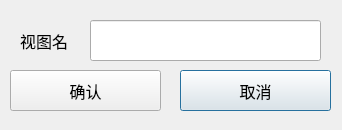
<?xml version="1.0" encoding="UTF-8"?>
<ui version="4.0">
 <class>NameDialog</class>
 <widget class="QDialog" name="NameDialog">
  <property name="geometry">
   <rect>
    <x>0</x>
    <y>0</y>
    <width>342</width>
    <height>130</height>
   </rect>
  </property>
  <property name="windowTitle">
   <string>Dialog</string>
  </property>
  <property name="sizeGripEnabled">
   <bool>false</bool>
  </property>
  <widget class="QPushButton" name="cancel_btn">
   <property name="geometry">
    <rect>
     <x>180</x>
     <y>70</y>
     <width>151</width>
     <height>41</height>
    </rect>
   </property>
   <property name="font">
    <font>
     <family>黑体</family>
     <pointsize>12</pointsize>
    </font>
   </property>
   <property name="text">
    <string>取消</string>
   </property>
  </widget>
  <widget class="QPushButton" name="accept_btn">
   <property name="geometry">
    <rect>
     <x>10</x>
     <y>70</y>
     <width>151</width>
     <height>41</height>
    </rect>
   </property>
   <property name="font">
    <font>
     <family>黑体</family>
     <pointsize>12</pointsize>
    </font>
   </property>
   <property name="text">
    <string>确认</string>
   </property>
  </widget>
  <widget class="QLineEdit" name="nameEdit">
   <property name="geometry">
    <rect>
     <x>90</x>
     <y>20</y>
     <width>231</width>
     <height>41</height>
    </rect>
   </property>
  </widget>
  <widget class="QLabel" name="nameLabel">
   <property name="geometry">
    <rect>
     <x>20</x>
     <y>20</y>
     <width>61</width>
     <height>41</height>
    </rect>
   </property>
   <property name="font">
    <font>
     <family>黑体</family>
     <pointsize>12</pointsize>
    </font>
   </property>
   <property name="text">
    <string>视图名</string>
   </property>
  </widget>
 </widget>
 <resources/>
 <connections/>
</ui>
